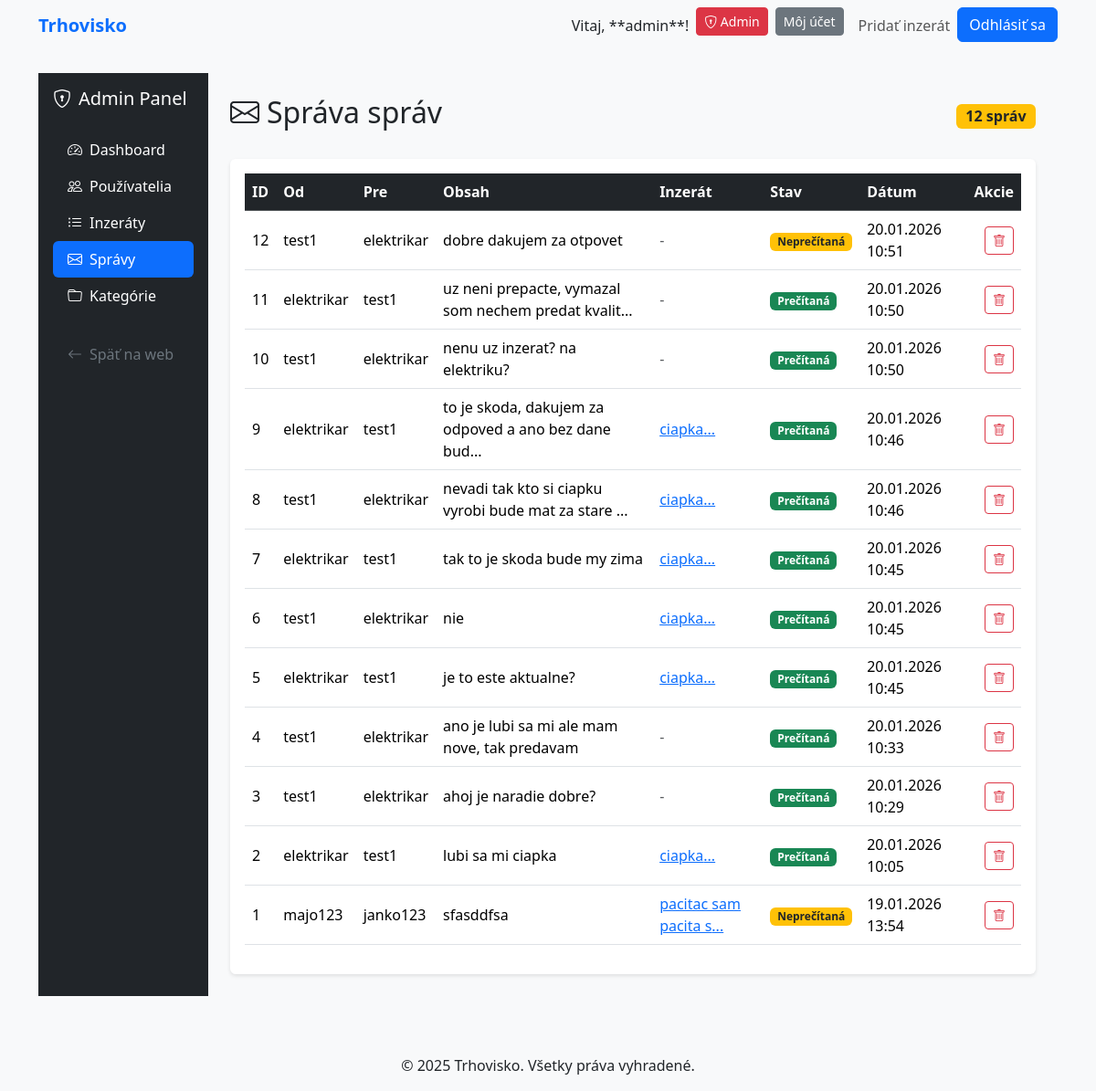
Screenshot of /admin/messages (signed in) with the database file from the repository.
### models.py (models this page shows, shortened)
class User(db.Model, UserMixin):
    id = db.Column(db.Integer, primary_key=True)
    username = db.Column(db.String(20), unique=True, nullable=False)
    email = db.Column(db.String(120), unique=True, nullable=False)
    password_hash = db.Column(db.String(128), nullable=False)
    role = db.Column(db.String(20), default='user')
    created_at = db.Column(db.DateTime, default=datetime.utcnow)
    listings = db.relationship('Listing', backref='author', lazy=True, cascade='all, delete-orphan')
    sent_messages = db.relationship('Message', foreign_keys=[Message.sender_id], backref='sender', lazy=True, cascade='all, delete-orphan')
    received_messages = db.relationship('Message', foreign_keys=[Message.receiver_id], backref='receiver', lazy=True, cascade='all, delete-orphan')
    favorites = db.relationship('Favorite', backref='user', lazy=True, cascade='all, delete-orphan')
    def is_admin(self):
        return self.role == 'admin'

class Message(db.Model):
    id = db.Column(db.Integer, primary_key=True)
    content = db.Column(db.Text, nullable=False)
    sender_id = db.Column(db.Integer, db.ForeignKey('user.id'), nullable=False)
    receiver_id = db.Column(db.Integer, db.ForeignKey('user.id'), nullable=False)
    listing_id = db.Column(db.Integer, db.ForeignKey('listing.id'), nullable=True)
    created_at = db.Column(db.DateTime, default=datetime.utcnow)
    is_read = db.Column(db.Boolean, default=False)

class Listing(db.Model):
    id = db.Column(db.Integer, primary_key=True)
    title = db.Column(db.String(200), nullable=False)
    description = db.Column(db.Text, nullable=False)
    price = db.Column(db.Float, nullable=False)
    location = db.Column(db.String(200))
    user_id = db.Column(db.Integer, db.ForeignKey('user.id'), nullable=False)
    category_id = db.Column(db.Integer, db.ForeignKey('category.id'), nullable=False)
    status = db.Column(db.String(20), default='active')
    created_at = db.Column(db.DateTime, default=datetime.utcnow)
    images = db.relationship('Image', backref='listing', lazy=True, cascade='all, delete-orphan')
    messages = db.relationship('Message', backref='listing', lazy=True)
    favorites = db.relationship('Favorite', backref='listing', lazy=True)

### routes.py (the view)
    @app.route('/admin/messages')
    @login_required
    @admin_required
    def admin_messages():
        messages = Message.query.order_by(Message.created_at.desc()).all()
        return render_template('admin/messages.html', messages=messages)

### app.py (called while the page is built)
    @app.context_processor
    def inject_user():
        from flask_login import current_user
        return dict(current_user=current_user)

    @login_manager.user_loader
    def load_user(user_id):
        from models import User
        return db.session.get(User, int(user_id))

### routes.py (called while the page is built)
def admin_required(f):
    from functools import wraps
    @wraps(f)
    def decorated_function(*args, **kwargs):
        if not current_user.is_authenticated or not current_user.is_admin():
            flash('Prístup zamietnutý. Vyžadujú sa administrátorské práva.', 'danger')
            return redirect(url_for('home'))
        return f(*args, **kwargs)
    return decorated_function

### templates/admin/messages.html (shortened to what this page needs)
{% extends "admin/base_admin.html" %}
{% block admin_content %}
<div class="d-flex justify-content-between align-items-center mb-4">
    <h2><i class="bi bi-envelope me-2"></i>Správa správ</h2>
    <span class="badge bg-warning text-dark fs-6">{{ messages|length }} správ</span>
</div>
<div class="card">
    <div class="card-body">
        <div class="table-responsive">
            <table class="table table-hover align-middle">
                <thead class="table-dark">
                    <tr>
                        <th>ID</th>
                        <th>Od</th>
                        <th>Pre</th>
                        <th>Obsah</th>
                        <th>Inzerát</th>
                        <th>Stav</th>
                        <th>Dátum</th>
                        <th class="text-end">Akcie</th>
                    </tr>
                </thead>
                <tbody>
                    {% for message in messages %}
                    <tr>
                        <td>{{ message.id }}</td>
                        <td>{{ message.sender.username }}</td>
                        <td>{{ message.receiver.username }}</td>
                        <td>
                            <span title="{{ message.content }}">
                                {{ message.content[:50] }}{% if message.content|length > 50 %}...{% endif %}
                            </span>
                        </td>
                        <td>
                            {% if message.listing %}
                            <a href="{{ url_for('listing_detail', id=message.listing.id) }}" target="_blank">
                                {{ message.listing.title[:20] }}...
                            </a>
                            {% else %}
                            <span class="text-muted">-</span>
                            {% endif %}
                        </td>
                        <td>
                            {% if message.is_read %}
                            <span class="badge bg-success">Prečítaná</span>
                            {% else %}
                            <span class="badge bg-warning text-dark">Neprečítaná</span>
                            {% endif %}
                        </td>
                        <td>{{ message.created_at.strftime('%d.%m.%Y %H:%M') }}</td>
                        <td class="text-end">
                            <form method="POST" action="{{ url_for('admin_delete_message', message_id=message.id) }}"
                                  class="d-inline"
                                  onsubmit="return confirm('Naozaj chcete zmazať túto správu?');">
                                <button type="submit" class="btn btn-sm btn-outline-danger" title="Zmazať">
                                    <i class="bi bi-trash"></i>
                                </button>
                            </form>
                        </td>
                    </tr>
                    {% endfor %}
                </tbody>
            </table>
        </div>
    </div>
</div>
{% endblock %}

### templates/base.html (shortened to what this page needs)
<!doctype html>
<html lang="sk">
<head>
    <link href="https://cdn.jsdelivr.net/npm/bootstrap@5.3.3/dist/css/bootstrap.min.css" rel="stylesheet">
    <link rel="stylesheet" href="https://cdn.jsdelivr.net/npm/bootstrap-icons@1.11.3/font/bootstrap-icons.min.css">
    <link rel="stylesheet" href="{{ url_for('static', filename='css/main.css') }}">
</head>
<body>
    <header>
        <nav class="navbar navbar-expand-lg navbar-light bg-light">
            <div class="container">
                <a class="navbar-brand" href="{{ url_for('home') }}">Trhovisko</a>
                <div class="collapse navbar-collapse" id="navbarNav">
                    <ul class="navbar-nav ms-auto">
                        {% if current_user.is_authenticated %}
                            <li class="nav-item">
                                <span class="nav-link text-dark">Vitaj, **{{ current_user.username }}**!</span>
                            </li>
                            {% if current_user.is_admin() %}
                            <li class="nav-item">
                                <a class="btn btn-sm btn-danger me-2" href="{{ url_for('admin_panel') }}">
                                    <i class="bi bi-shield-lock"></i> Admin
                                </a>
                            </li>
                            {% endif %}
                            <li class="nav-item">
                                <a class="btn btn-sm btn-secondary me-2" href="{{ url_for('dashboard') }}">Môj účet</a>
                            </li>
                            <li class="nav-item">
                                <a class="nav-link" href="{{ url_for('new_listing') }}">Pridať inzerát</a>
                            </li>
                            <li class="nav-item">
                                <a class="btn btn-primary" href="{{ url_for('logout') }}">Odhlásiť sa</a>
                            </li>
                        {% endif %}
                    </ul>
                </div>
            </div>
        </nav>
    </header>
    <main class="container my-4">
        {% block content %}{% endblock %}
    </main>
    <footer class="bg-light py-3 mt-5">
        <div class="container text-center">
            <p class="mb-0">&copy; 2025 Trhovisko. Všetky práva vyhradené.</p>
        </div>
    </footer>
</body>
</html>

### static/css/main.css (style rules this page uses)
body { font-family: 'Segoe UI', Tahoma, Geneva, Verdana, sans-serif; background-color: #f8f9fa; }
.navbar-brand { font-weight: 700; color: #0d6efd !important; }
.card { transition: transform 0.2s; border: none; box-shadow: 0 2px 4px rgba(0,0,0,0.1); }
.btn-primary { background-color: #0d6efd; border-color: #0d6efd; }

### rows the page displays
User: username "admin"
Message: id "12", sender.username "test1", receiver.username "elektrikar", content "dobre dakujem za otpovet", is_read "Neprečítaná", created_at "20.01.2026 10:51"
Message: id "11", sender.username "elektrikar", receiver.username "test1", content "uz neni prepacte, vymazal som nechem predat kvalit", is_read "Prečítaná", created_at "20.01.2026 10:50"
Message: id "10", sender.username "test1", receiver.username "elektrikar", content "nenu uz inzerat? na elektriku?", is_read "Prečítaná", created_at "20.01.2026 10:50"
Message: id "9", sender.username "elektrikar", receiver.username "test1", content "to je skoda, dakujem za odpoved a ano bez dane bud", listing "ciapka", is_read "Prečítaná", created_at "20.01.2026 10:46"
Message: id "8", sender.username "test1", receiver.username "elektrikar", content "nevadi tak kto si ciapku vyrobi bude mat za stare", listing "ciapka", is_read "Prečítaná", created_at "20.01.2026 10:46"
Message: id "7", sender.username "elektrikar", receiver.username "test1", content "tak to je skoda bude my zima", listing "ciapka", is_read "Prečítaná", created_at "20.01.2026 10:45"
Message: id "6", sender.username "test1", receiver.username "elektrikar", content "nie", listing "ciapka", is_read "Prečítaná", created_at "20.01.2026 10:45"
Message: id "5", sender.username "elektrikar", receiver.username "test1", content "je to este aktualne?", listing "ciapka", is_read "Prečítaná", created_at "20.01.2026 10:45"
Message: id "4", sender.username "test1", receiver.username "elektrikar", content "ano je lubi sa mi ale mam nove, tak predavam", is_read "Prečítaná", created_at "20.01.2026 10:33"
Message: id "3", sender.username "test1", receiver.username "elektrikar", content "ahoj je naradie dobre?", is_read "Prečítaná", created_at "20.01.2026 10:29"
Message: id "2", sender.username "elektrikar", receiver.username "test1", content "lubi sa mi ciapka", listing "ciapka", is_read "Prečítaná", created_at "20.01.2026 10:05"
Message: id "1", sender.username "majo123", receiver.username "janko123", content "sfasddfsa", listing "pacitac sam pacita s", is_read "Neprečítaná", created_at "19.01.2026 13:54"

### other values shown
{{ messages|length }} "12"
